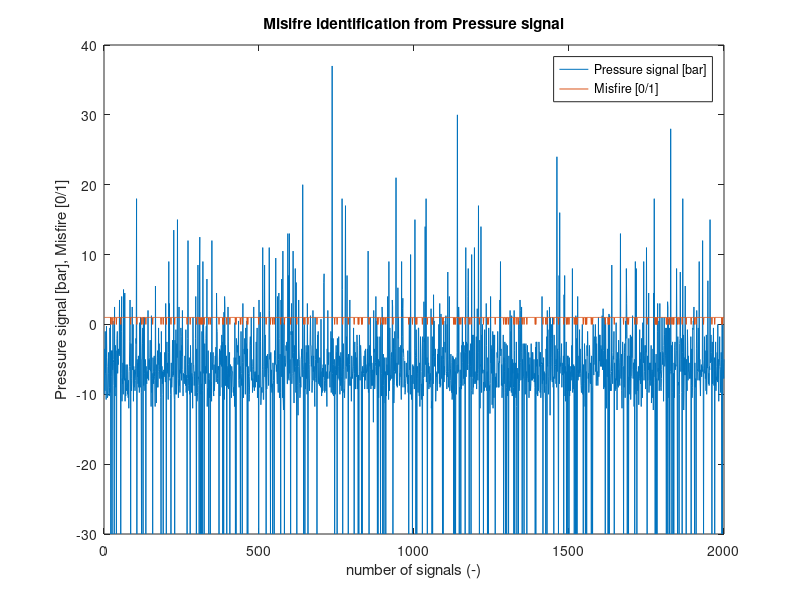
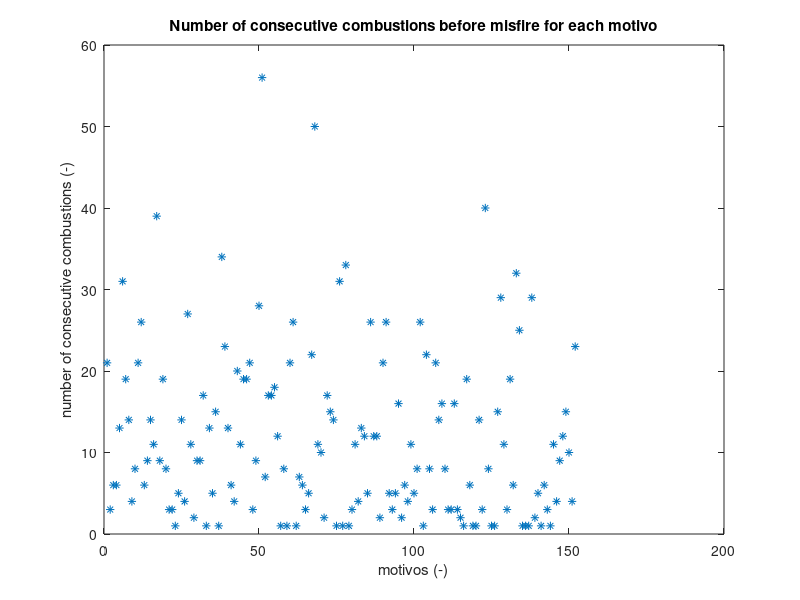

MATLAB code for these plots, in order: (Note: this script raises an error after producing the figures.)
%%%%%%%%%%%%%%%%%%%%%%%%%%%%%%%%%%%%%%%%%%%%%%%%%%%%%%%%%%%%%%%%%%%%%%%%%%%
%%%%%%%%%%%%%%%%%% Patern identification of misfire %%%%%%%%%%%%%%%%%%%%%%%
%%%%%%%%%%%%%%%%%%% Dimitrios Vogiatzis,  TU GRAZ %%%%%%%%%%%%%%%%%%%%%%%%%
clear all;
clc; 

load Combustion_Data ;                                  % Load the data from .mat file
Pressure_signal = data1.Pressure_signal.data ;          % Pressure signal of Combustion Chamber

%% Create a Matrix with 1 = Combustion and 0 = Misfire
Pres_limit = -20;                                       % Combustion chamber pressure signal limit for misfire identification
% If pressure signal is less than Pres_limit means that we have no combustion & no work produced at the given cycle
for i=1:length(Pressure_signal)
    if Pressure_signal(i)>=-20
        Combustion(i)= 1;
    else
        Combustion(i)= 0;
    end
end

%% Initialization matrixes

CCC  = 0;                                               % Count consecutive Combustions;
pattern_size = 60;                                      % 40 consecutive combuistions is the maximum resolution of patern identification
Motivo = [];                                            % Motivo of consecutive combustion until the misfire happens eg 10:1, 15:1 with maximum 60:1 

%% Solver
i=1;
j=pattern_size;

    while i<=(length(Combustion)-j) 
            if Combustion(i)==1 
                CCC = CCC+1;    
            else   
               Motivo = [Motivo ; CCC ] ;
               CCC=0;
            end    
    i=i+1  ;
    end

%% Plots creation
figure()
plot(Pressure_signal);
hold on
plot(Combustion);
title('Misifre identification from Pressure signal')
ylabel('Pressure signal [bar], Misfire [0/1]')
xlabel('number of signals (-)')
legend('Pressure signal [bar]','Misfire [0/1]')

figure()
plot(Motivo,'*');
title('Number of consecutive combustions before misfire for each motivo')
xlabel('motivos (-)')
ylabel('number of consecutive combustions (-)')

Mean_ConsecComb = mean(Motivo)
Standart_deviation = std(Motivo)

figure()
histogram(Motivo,'Normalization','probability');
title('Probability histogram of consecutive combustions')
xlabel('number of consecutive combstions before misfire (-)')
ylabel('Probability of consecutive combustions (-)')
            
            
        
